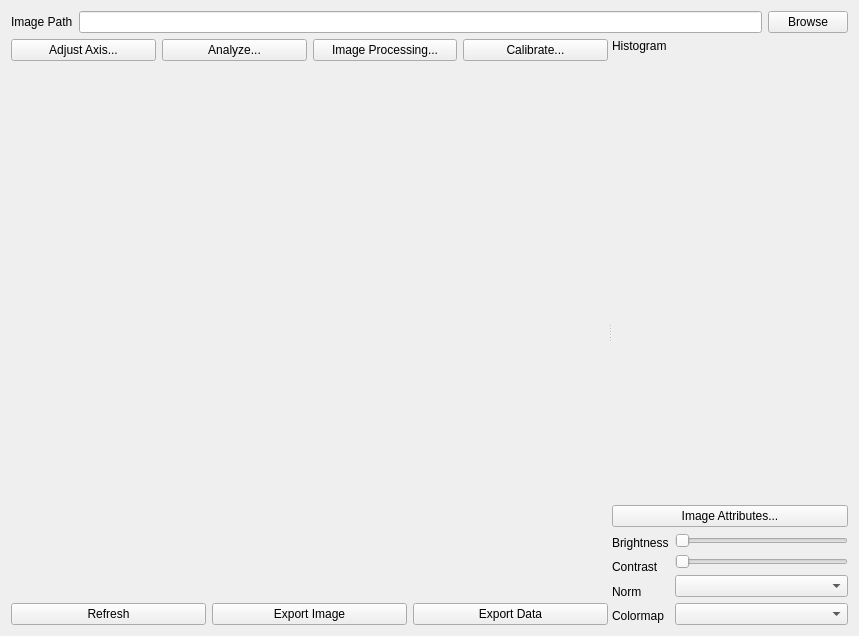
<?xml version="1.0" encoding="UTF-8"?>
<ui version="4.0">
 <class>Form</class>
 <widget class="QWidget" name="Form">
  <property name="geometry">
   <rect>
    <x>0</x>
    <y>0</y>
    <width>859</width>
    <height>636</height>
   </rect>
  </property>
  <property name="windowTitle">
   <string>Form</string>
  </property>
  <layout class="QVBoxLayout" name="verticalLayout_8" stretch="0,1">
   <item>
    <layout class="QHBoxLayout" name="horizontalLayout_3">
     <item>
      <widget class="QLabel" name="label_3">
       <property name="text">
        <string>Image Path</string>
       </property>
      </widget>
     </item>
     <item>
      <widget class="QLineEdit" name="lineEdit_image_path"/>
     </item>
     <item>
      <widget class="QPushButton" name="pushButton_browse">
       <property name="text">
        <string>Browse</string>
       </property>
      </widget>
     </item>
    </layout>
   </item>
   <item>
    <widget class="QSplitter" name="splitter">
     <property name="orientation">
      <enum>Qt::Horizontal</enum>
     </property>
     <property name="childrenCollapsible">
      <bool>false</bool>
     </property>
     <widget class="QWidget" name="">
      <layout class="QVBoxLayout" name="verticalLayout_6">
       <item>
        <layout class="QVBoxLayout" name="verticalLayout_5">
         <item>
          <layout class="QHBoxLayout" name="horizontalLayout">
           <item>
            <widget class="QPushButton" name="pushButton_adjust_axis">
             <property name="text">
              <string>Adjust Axis...</string>
             </property>
            </widget>
           </item>
           <item>
            <widget class="QPushButton" name="pushButton_analysis">
             <property name="text">
              <string>Analyze...</string>
             </property>
            </widget>
           </item>
           <item>
            <widget class="QPushButton" name="pushButton_image_processing">
             <property name="text">
              <string>Image Processing...</string>
             </property>
            </widget>
           </item>
           <item>
            <widget class="QPushButton" name="pushButton_calibrate">
             <property name="text">
              <string>Calibrate...</string>
             </property>
            </widget>
           </item>
          </layout>
         </item>
         <item>
          <widget class="WidgetImagePlot" name="widget_image" native="true">
           <property name="sizePolicy">
            <sizepolicy hsizetype="Expanding" vsizetype="Expanding">
             <horstretch>0</horstretch>
             <verstretch>0</verstretch>
            </sizepolicy>
           </property>
          </widget>
         </item>
        </layout>
       </item>
       <item>
        <layout class="QHBoxLayout" name="horizontalLayout_2">
         <item>
          <widget class="QPushButton" name="pushButton_refresh">
           <property name="text">
            <string>Refresh</string>
           </property>
          </widget>
         </item>
         <item>
          <widget class="QPushButton" name="pushButton_export_image">
           <property name="text">
            <string>Export Image</string>
           </property>
          </widget>
         </item>
         <item>
          <widget class="QPushButton" name="pushButton_export_data">
           <property name="text">
            <string>Export Data</string>
           </property>
          </widget>
         </item>
        </layout>
       </item>
      </layout>
     </widget>
     <widget class="QWidget" name="">
      <layout class="QVBoxLayout" name="verticalLayout_7">
       <item>
        <layout class="QVBoxLayout" name="verticalLayout_4">
         <item>
          <widget class="QLabel" name="label_4">
           <property name="sizePolicy">
            <sizepolicy hsizetype="Minimum" vsizetype="Minimum">
             <horstretch>0</horstretch>
             <verstretch>0</verstretch>
            </sizepolicy>
           </property>
           <property name="text">
            <string>Histogram</string>
           </property>
          </widget>
         </item>
         <item>
          <widget class="WidgetImageHistPlot" name="widget_hist_view" native="true">
           <property name="sizePolicy">
            <sizepolicy hsizetype="Expanding" vsizetype="Expanding">
             <horstretch>0</horstretch>
             <verstretch>0</verstretch>
            </sizepolicy>
           </property>
          </widget>
         </item>
        </layout>
       </item>
       <item>
        <layout class="QVBoxLayout" name="verticalLayout_3" stretch="0,0">
         <item>
          <widget class="QPushButton" name="pushButton_4">
           <property name="text">
            <string>Image Attributes...</string>
           </property>
          </widget>
         </item>
         <item>
          <layout class="QHBoxLayout" name="horizontalLayout_4">
           <item>
            <layout class="QVBoxLayout" name="verticalLayout">
             <item>
              <widget class="QLabel" name="label">
               <property name="text">
                <string>Brightness</string>
               </property>
              </widget>
             </item>
             <item>
              <widget class="QLabel" name="label_2">
               <property name="text">
                <string>Contrast</string>
               </property>
              </widget>
             </item>
             <item>
              <widget class="QLabel" name="label_5">
               <property name="text">
                <string>Norm</string>
               </property>
              </widget>
             </item>
             <item>
              <widget class="QLabel" name="label_6">
               <property name="text">
                <string>Colormap</string>
               </property>
              </widget>
             </item>
            </layout>
           </item>
           <item>
            <layout class="QVBoxLayout" name="verticalLayout_2">
             <item>
              <widget class="QSlider" name="horizontalSlider_brightness">
               <property name="orientation">
                <enum>Qt::Horizontal</enum>
               </property>
              </widget>
             </item>
             <item>
              <widget class="QSlider" name="horizontalSlider_contrast">
               <property name="orientation">
                <enum>Qt::Horizontal</enum>
               </property>
              </widget>
             </item>
             <item>
              <widget class="QComboBox" name="comboBox_normalize"/>
             </item>
             <item>
              <widget class="QComboBox" name="comboBox_colormap"/>
             </item>
            </layout>
           </item>
          </layout>
         </item>
        </layout>
       </item>
      </layout>
     </widget>
    </widget>
   </item>
  </layout>
 </widget>
 <customwidgets>
  <customwidget>
   <class>WidgetImagePlot</class>
   <extends>QWidget</extends>
   <header>bin.Widgets.WidgetImagePlot.h</header>
   <container>1</container>
  </customwidget>
  <customwidget>
   <class>WidgetImageHistPlot</class>
   <extends>QWidget</extends>
   <header>bin.Widgets.WidgetImageHistPlot.h</header>
   <container>1</container>
  </customwidget>
 </customwidgets>
 <resources/>
 <connections/>
</ui>
